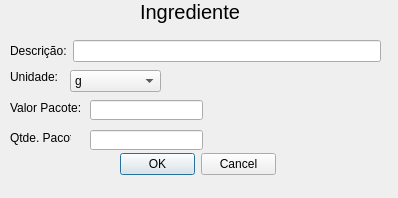
<?xml version="1.0" encoding="UTF-8"?>
<ui version="4.0">
 <class>Ingrediente</class>
 <widget class="QDialog" name="Ingrediente">
  <property name="geometry">
   <rect>
    <x>0</x>
    <y>0</y>
    <width>398</width>
    <height>198</height>
   </rect>
  </property>
  <property name="windowTitle">
   <string>Dialog</string>
  </property>
  <widget class="QDialogButtonBox" name="buttonBox">
   <property name="geometry">
    <rect>
     <x>120</x>
     <y>153</y>
     <width>156</width>
     <height>23</height>
    </rect>
   </property>
   <property name="orientation">
    <enum>Qt::Horizontal</enum>
   </property>
   <property name="standardButtons">
    <set>QDialogButtonBox::Cancel|QDialogButtonBox::Ok</set>
   </property>
   <property name="centerButtons">
    <bool>true</bool>
   </property>
  </widget>
  <widget class="QLabel" name="label">
   <property name="geometry">
    <rect>
     <x>140</x>
     <y>0</y>
     <width>103</width>
     <height>24</height>
    </rect>
   </property>
   <property name="font">
    <font>
     <pointsize>15</pointsize>
    </font>
   </property>
   <property name="text">
    <string>Ingrediente</string>
   </property>
   <property name="scaledContents">
    <bool>true</bool>
   </property>
  </widget>
  <widget class="QWidget" name="layoutWidget">
   <property name="geometry">
    <rect>
     <x>10</x>
     <y>40</y>
     <width>371</width>
     <height>22</height>
    </rect>
   </property>
   <layout class="QHBoxLayout" name="horizontalLayout">
    <item>
     <widget class="QLabel" name="label_2">
      <property name="text">
       <string>Descrição:</string>
      </property>
     </widget>
    </item>
    <item>
     <widget class="QLineEdit" name="edtDescricao"/>
    </item>
   </layout>
  </widget>
  <widget class="QLabel" name="label_3">
   <property name="geometry">
    <rect>
     <x>10</x>
     <y>70</y>
     <width>47</width>
     <height>13</height>
    </rect>
   </property>
   <property name="text">
    <string>Unidade:</string>
   </property>
  </widget>
  <widget class="QComboBox" name="edtUnidade">
   <property name="geometry">
    <rect>
     <x>70</x>
     <y>70</y>
     <width>91</width>
     <height>22</height>
    </rect>
   </property>
   <item>
    <property name="text">
     <string>g</string>
    </property>
   </item>
  </widget>
  <widget class="QLineEdit" name="edtValorPacote">
   <property name="geometry">
    <rect>
     <x>90</x>
     <y>100</y>
     <width>113</width>
     <height>20</height>
    </rect>
   </property>
  </widget>
  <widget class="QLineEdit" name="edtQtdePacote">
   <property name="geometry">
    <rect>
     <x>90</x>
     <y>130</y>
     <width>113</width>
     <height>20</height>
    </rect>
   </property>
  </widget>
  <widget class="QLabel" name="label_4">
   <property name="geometry">
    <rect>
     <x>10</x>
     <y>100</y>
     <width>71</width>
     <height>16</height>
    </rect>
   </property>
   <property name="text">
    <string>Valor Pacote:</string>
   </property>
  </widget>
  <widget class="QLabel" name="label_5">
   <property name="geometry">
    <rect>
     <x>10</x>
     <y>130</y>
     <width>61</width>
     <height>16</height>
    </rect>
   </property>
   <property name="text">
    <string>Qtde. Pacote</string>
   </property>
  </widget>
 </widget>
 <resources/>
 <connections>
  <connection>
   <sender>buttonBox</sender>
   <signal>accepted()</signal>
   <receiver>Ingrediente</receiver>
   <slot>accept()</slot>
   <hints>
    <hint type="sourcelabel">
     <x>248</x>
     <y>254</y>
    </hint>
    <hint type="destinationlabel">
     <x>157</x>
     <y>274</y>
    </hint>
   </hints>
  </connection>
  <connection>
   <sender>buttonBox</sender>
   <signal>rejected()</signal>
   <receiver>Ingrediente</receiver>
   <slot>reject()</slot>
   <hints>
    <hint type="sourcelabel">
     <x>316</x>
     <y>260</y>
    </hint>
    <hint type="destinationlabel">
     <x>286</x>
     <y>274</y>
    </hint>
   </hints>
  </connection>
 </connections>
</ui>
